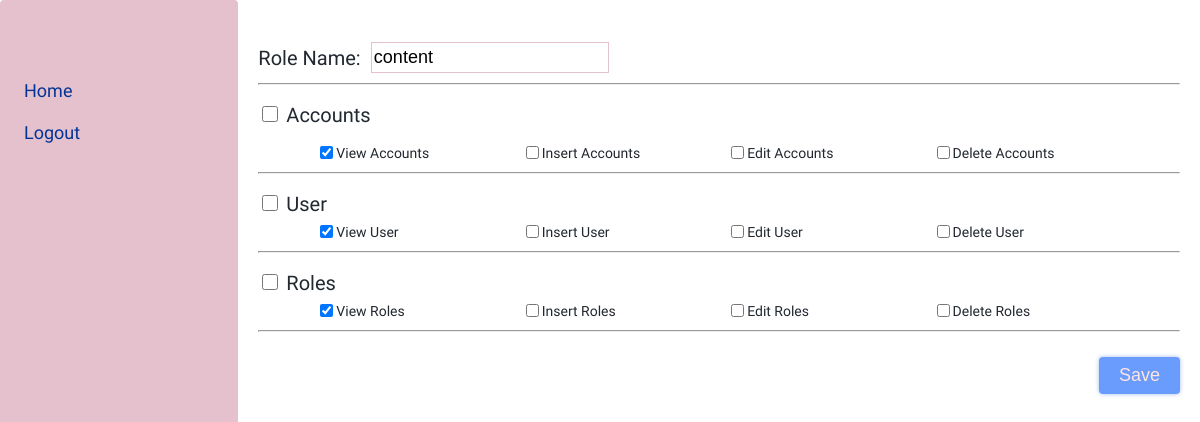
Before: /role-permission.php?roleID=2 with the older database file.
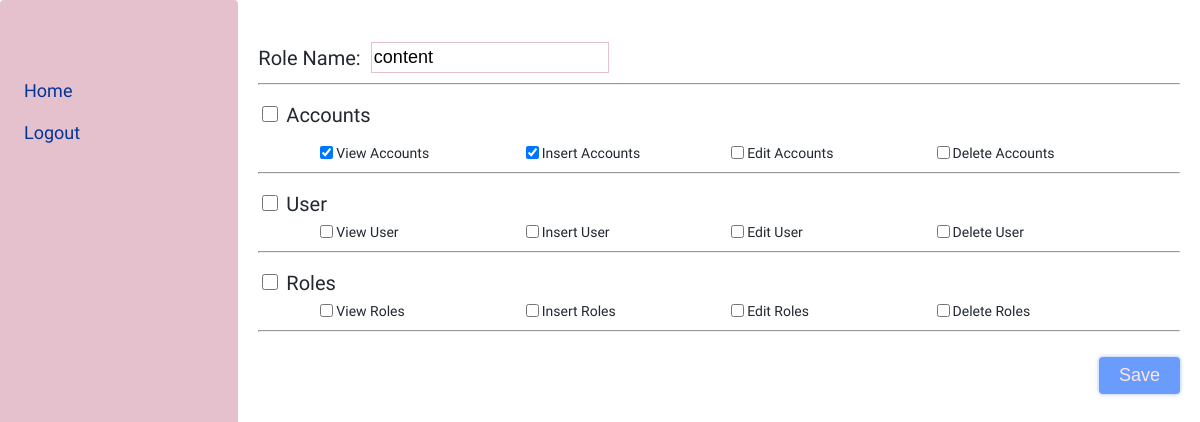
After: the same page with the newer database file.
### tables this page shows
CREATE TABLE `roles` (
  `roles` INTERGER AUTO_INCREMENT,
  `roles_name` text  NOT NULL,
  PRIMARY KEY (`roles`)
);

CREATE TABLE role_permission (
    rolePermissionID "[INTEGER AUTO_INCREMENT]",
    roleID           INT (11)                   NOT NULL,
    permissionID     INT (11)                   NOT NULL,
    PRIMARY KEY (
        rolePermissionID
    ),
    FOREIGN KEY (
        roleID
    )
    REFERENCES roles (roles) ON DELETE CASCADE
                             ON UPDATE CASCADE,
    FOREIGN KEY (
        permissionID
    )
    REFERENCES permission (permissionID) ON DELETE CASCADE
                                         ON UPDATE RESTRICT
);

### role-permission.php (the view, shortened to what this page needs)
<?php
$data = new Data();
$connect = $data->connect();
$role = $_GET['roleID'];
$sql = "select roles_name from roles where roles = $role";
$statement = $connect->prepare($sql);
$statement->execute();
$role_name = $statement->fetchColumn();
$sql = "select permissionID from role_permission  INNER JOIN
roles ON role_permission.roleID = roles.roles where roleID = $role";
$statement = $connect->prepare($sql);
$statement->execute();
$permission = $statement->fetchAll();
function checkedPermission($value, $permissions)
{
  foreach ($permissions as $row) {
    if ($row['permissionID'] === $value) {
      echo "checked = true";
    }
  }
}
?>
<!DOCTYPE html>
<html lang="en">
<head>
</head>
<body>
  <div class="new-role">
    <?php
    include_once('./layout/navigation.php');
    ?>
    <div class="grid">
      <div class="row">
        <div class="col-12-lg col-12-xl col-12-md col-12-sm">
          <div class="content">
            <form action="./control/role_permission.php" method="post" id="form">
              <div class="form-group">
                <div class="form-group-head">
                  <label for="role-name">
                    <h4 class="h4-heading">Role Name:</h4>
                  </label>
                  <div class="form-group-input">
                    <input type="text" name="role-name" id="role-name" value="<?= $role_name ?>">
                  </div>
                </div>
              </div>
              <hr>
              <div class="form-group">
                <div class="form-group-full">
                  <input type="checkbox" name="full-accounts" id="full-accounts">
                  <label for="full-accounts">Accounts</label>
                </div>
                <br>
                <div class="form-group-checkbox">
                  <div class="col-3-lg col-3-xl col-3-md col-3-sm col-3-xs form-group-checkbox-element">
                    <input type="checkbox" value="1" name="data[]" id="view-account" <?php checkedPermission( 1,
                      $permission ) ?>>
                    <label for="view-account">View Accounts</label>
                  </div>
                  <div class="col-3-lg col-3-xl col-3-md col-3-sm col-3-xs form-group-checkbox-element">
                    <input type="checkbox" value="2" name="data[]" id="insert-account" <?php checkedPermission( 2,
                      $permission ) ?>>
                    <label for="insert-account">insert Accounts</label>
                  </div>
                  <div class="col-3-lg col-3-xl col-3-md col-3-sm col-3-xs form-group-checkbox-element">
                    <input type="checkbox" value="3" name="data[]" id="edit-account" <?php checkedPermission( 3,
                      $permission ) ?>>
                    <label for="edit-account">edit Accounts</label>
                  </div>
                  <div class="col-3-lg col-3-xl col-3-md col-3-sm col-3-xs form-group-checkbox-element">
                    <input type="checkbox" value="4" name="data[]" id="delete-account" <?php checkedPermission( 4,
                      $permission ) ?>>
                    <label for="delete-account">delete Accounts</label>
                  </div>
                </div>
              </div>
              <hr>
              <div class="form-group">
                <div class="form-group-full">
                  <input type="checkbox" name="full-users" id="full-users">
                  <label for="full-users">user</label>
                </div>
                <div class="form-group-checkbox">
                  <div class="col-3-lg col-3-xl col-3-md col-3-sm col-3-xs form-group-checkbox-element">
                    <input type="checkbox" value="5" name="data[]" id="view-user" <?php checkedPermission( 5,
                      $permission ) ?>>
                    <label for="view-user">View user</label>
                  </div>
                  <div class="col-3-lg col-3-xl col-3-md col-3-sm col-3-xs form-group-checkbox-element">
                    <input type="checkbox" value="6" name="data[]" id="insert-user" <?php checkedPermission(
                    ) ?>>
                    <label for="insert-user">insert user</label>
                  </div>
                  <div class="col-3-lg col-3-xl col-3-md col-3-sm col-3-xs form-group-checkbox-element">
                    <input type="checkbox" value="7" name="data[]" id="edit-user" <?php checkedPermission( 7,
                      $permission ) ?>>
                    <label for="edit-user">edit user</label>
                  </div>
                  <div class="col-3-lg col-3-xl col-3-md col-3-sm col-3-xs form-group-checkbox-element">
                    <input type="checkbox" value="8" name="data[]" id="delete-user" <?php checkedPermission(
                    ) ?>>
                    <label for="delete-user">delete user</label>
                  </div>
                </div>
              </div>
              <hr>
              <div class="form-group">
                <div class="form-group-full">
                  <input type="checkbox" name="full-roles" id="full-roles">
                  <label for="full-roles">Roles</label>
                </div>
                <div class="form-group-checkbox">
                  <div class="col-3-lg col-3-xl col-3-md col-3-sm col-3-xs   form-group-checkbox-element">
                    <input type="checkbox" value="9" name="data[] id=" view-role" <?php checkedPermission( 9,
                      $permission ) ?>>
                    <label for="view-role">View Roles</label>
                  </div>
                  <div class="col-3-lg col-3-xl col-3-md col-3-sm col-3-xs form-group-checkbox-element">
                    <input type="checkbox" value="10" name="data[]" id="insert-role" <?php checkedPermission( 10,
                      $permission ) ?>>
                    <label for="insert-role">insert Roles</label>
                  </div>
                  <div class="col-3-lg col-3-xl col-3-md col-3-sm col-3-xs form-group-checkbox-element">
                    <input type="checkbox" value="11" name="data[]" id="edit-role" <?php checkedPermission(
                    ) ?>>
                    <label for="edit-role">edit Roles</label>
                  </div>
                  <div class="col-3-lg col-3-xl col-3-md col-3-sm col-3-xs form-group-checkbox-element">
                    <input type="checkbox" value="12" name="data[]" id="delete-role" <?php checkedPermission( 12,
                      $permission ) ?>>
                    <label for="delete-role">delete Roles</label>
                  </div>
                </div>
              </div>
              <hr>
              <div class="form-submit">
                <input type="submit" value="save" name="role-submit">
              </div>
            </form>
          </div>
        </div>
      </div>
    </div>
  </div>
</body>
</html>

### layout/navigation.php (shortened to what this page needs)
<div class="navigation">
  <ul class="navigation-list">
    <li class='navigation-list-item'>
      <a href='index.php' class='navigation-list-item-link'>Home</a>
    </li>
    <li class="navigation-list-item">
      <a href="./control/logout.php" class="navigation-list-item-link" onclick="return logout(this)">logout</a>
    </li>
  </ul>
</div>

### assets/css/style.css (style rules this page uses)
.grid { width: 100%; max-width: 1200px; margin: 0 auto; padding: 0 20px; box-sizing: border-box; }
.row { display: flex; flex-flow: row wrap; }
@media (min-width: 960px) and (max-width: 1200px) { .col-3-lg { box-sizing: border-box; flex-grow: 0; width: 25%; } }
@media (min-width: 960px) and (max-width: 1200px) { .col-12-lg { box-sizing: border-box; flex-grow: 0; width: 100%; } }
@media (min-width: 1200px) { .col-3-xl { box-sizing: border-box; flex-grow: 0; width: 25%; } }
@media (min-width: 1200px) { .col-12-xl { box-sizing: border-box; flex-grow: 0; width: 100%; } }
html, body, div, span, applet, object, iframe, h1, h2, h3, h4, h5, h6, p, blockquote, pre, a, abbr, acronym, address, big, cite, code, del, dfn, em, img, ins, kbd, q, s, samp, small, strike, strong, sub, sup, tt, var, b, u, i, center, dl, dt, dd, ol, ul, li, fieldset, form, label, legend, table, caption, tbody, tfoot, thead, tr, th, td, article, aside, canvas, details, embed, figure, figcaption, footer, header, hgroup, menu, nav, output, ruby, section, summary, time, mark, audio, video { margin: 0; padding: 0; border: 0; font-size: 100%; font: inherit; vertical-align: baseline; }
body { line-height: 1; }
ol, ul { list-style: none; }
html { font-size: 62.5%; font-family: Mulish; }
body { box-sizing: border-box; color: #222830; }
* { box-sizing: inherit; }
.h4-heading { font-size: 2rem; font-family: "Mulish"; text-transform: capitalize; line-height: 2.4rem; }
.navigation { padding: 2rem 0; width: 300px; min-height: 100vh; background: #e5c1cd; display: flex; flex-direction: column; align-items: center; border-radius: 4px; }
.navigation-list { width: 100%; padding: 3rem 0 0 16px; }
.navigation-list-item { display: block; font-size: 1.8rem; position: relative; border-radius: 24px; }
.navigation-list-item-link { padding: 12px 8px; text-decoration: none; display: block; text-transform: capitalize; color: #033495; }
.content { width: 100%; margin-top: 32px; display: flex; justify-content: flex-end; flex-direction: column; }
.new-role { display: flex; }
.new-role .content .form-group { user-select: none; width: 100%; display: flex; flex-direction: column; margin: 1rem 0; }
.new-role .content .form-group-input { max-width: 50%; border: 0.5px solid #e5c1cd; }
.new-role .content .form-group-input input { width: 100%; border: none; outline: none; display: block; font-size: 1.8rem; padding: 4px 2px; }
.new-role .content .form-group-head { display: flex; align-items: center; width: 100%; }
.new-role .content .form-group-full { font-size: 2rem; text-transform: capitalize; margin: 8px 0; }
.new-role .content .form-group-full input[type=checkbox] { width: 16px; height: 16px; }
.new-role .content .form-group-checkbox { display: flex; justify-content: center; align-items: center; margin: 0 5rem; }
.new-role .content .form-group-checkbox-element { display: flex; align-items: center; margin: 0 8px; text-transform: capitalize; font-size: 1.4rem; }
.new-role .content .form-submit { width: 100%; display: flex; justify-content: flex-end; }
.new-role .content .form-submit input { font-size: 1.8rem; padding: 8px 2rem; text-transform: capitalize; background-color: #6a9cfd; color: #fee5e1; border: none; outline: none; box-shadow: 0 0 4px rgba(103, 144, 222, 0.6); border-radius: 4px; transition: all 0.2s; margin-top: 2rem; }

Changed rows visible on the page:
removed role_permission: permissionID "☑"
added role_permission: permissionID "☑"
